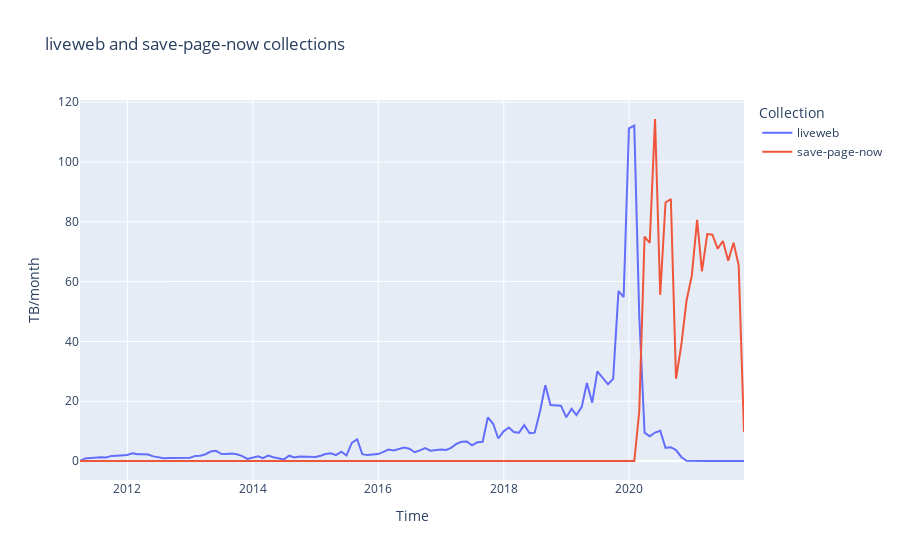

Here is the notebook cell this chart was saved with:
### Code cell
fig = px.line(spn_month, title='liveweb and save-page-now collections', labels={'value': 'TB/month', 'date': 'Time'})
fig.update_layout(legend_title='Collection')
